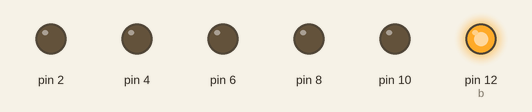
Simulated run of this sketch. Board: Arduino Uno, built with avr-gcc and run on an emulated ATmega328P. Shown: output pins drawn as LEDs (lit = HIGH).

Above: at 1.5 s.
At 2.3 s:
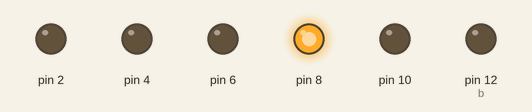
At 2.7 s:
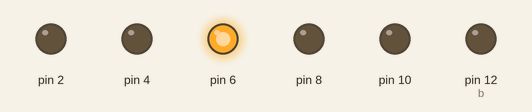
At 3.8 s:
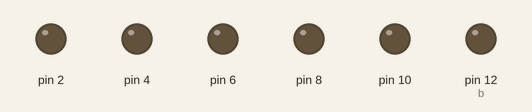
At 5.7 s:
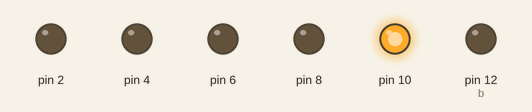
At 7.3 s:
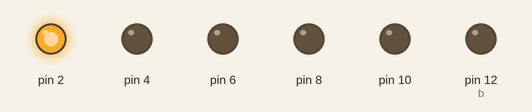
Timing chart, 0 to 8.7 s (numbered marks = the images above):
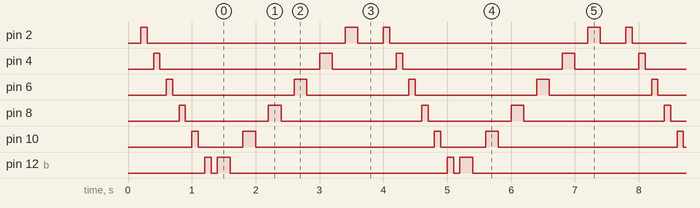

Measured:
- by itself, pin 2: repeats every 3.8 s: LOW 3.1 s, HIGH 0.20 s, LOW 0.40 s, HIGH 0.10 s
- by itself, pin 4: repeats every 3.8 s: LOW 2.5 s, HIGH 0.20 s, LOW 1.0 s, HIGH 0.10 s
- by itself, pin 6: repeats every 3.8 s: LOW 1.9 s, HIGH 0.20 s, LOW 1.6 s, HIGH 0.10 s
- by itself, pin 8: repeats every 3.8 s: LOW 1.3 s, HIGH 0.20 s, LOW 2.2 s, HIGH 0.10 s
- by itself, pin 10: repeats every 3.8 s: LOW 0.70 s, HIGH 0.20 s, LOW 2.8 s, HIGH 0.10 s
- by itself, pin 12 (b): repeats every 3.8 s: LOW 0.10 s, HIGH 0.20 s, LOW 3.4 s, HIGH 0.10 s

The sketch:

double_loop_led_while.ino
```cpp
void setup() {
  pinMode(2, OUTPUT);
  pinMode(4, OUTPUT);
  pinMode(6, OUTPUT);
  pinMode(8, OUTPUT);
  pinMode(10, OUTPUT);
  pinMode(12, OUTPUT);
}


void loop() {
  int a=0;
  while(a<=12)
  {
  digitalWrite(a, HIGH);
  delay(100);
  digitalWrite(a, LOW);
  delay(100);
  a+=2;
  }
  int b=12;
  while(b>=2)
  {
  digitalWrite(b, HIGH);
  delay(200);
  digitalWrite(b, LOW);
  delay(200);
  b-=2;
  }
}
```
